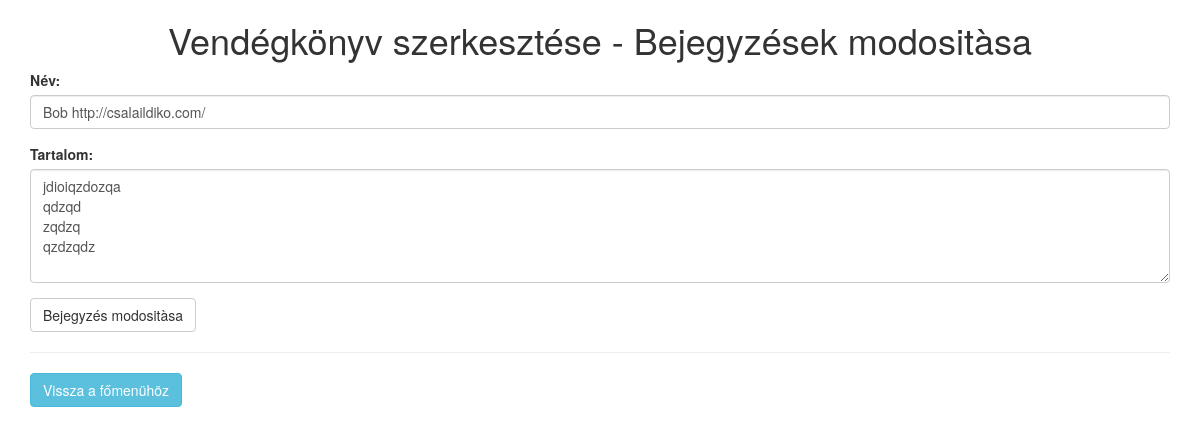
/szerkesztes/vendegkonyv_m.php, run on the app's committed database.
### tables this page shows
CREATE TABLE IF NOT EXISTS `livre` (
  `id` int(11) NOT NULL AUTO_INCREMENT,
  `date` date NOT NULL,
  `nom` varchar(250) NOT NULL,
  `contenu` text NOT NULL,
  PRIMARY KEY (`id`)
);

### szerkesztes/vendegkonyv_m.php (the view, shortened to what this page needs)
<?php
include("head.php");
?>
<h1 class="text-center">Vendégkönyv szerkesztése - Bejegyzések modositàsa</h1>
<?php
$reponse = $bdd->query("SELECT * FROM livre ORDER BY id DESC");
while ($donnees = $reponse->fetch()){
?>
	<form role="form" action="<?php echo $_SERVER["PHP_SELF"];?>" method="post" accept-charset="UTF-8">
		<div class="form-group">
			<label for="nom">Név:</label>
			<input id="nom" type="text" class="form-control" required name="nom" value="<?php echo $donnees['nom'];?>">
		</div>
		<div class="form-group">
		<label for="cim">Tartalom:</label>
			<textarea class="form-control" rows="5" id="cim" name="contenu"><?php echo str_replace('<br />', '',$donnees['contenu']);?></textarea>
		</div>
		<button type="submit" class="btn btn-default" name="id" value="<?php echo $donnees['id'];?>">Bejegyzés modositàsa</button>
	</form>
	<hr/>
<?php
}
include("foot.php");
?>

### data on the page
livre: nom "Bob http://csalaildiko.com/", contenu "jdioiqzdozqa qdzqd zqdzq qzdzqdz", $donnees['id'] 2 (drawn)
